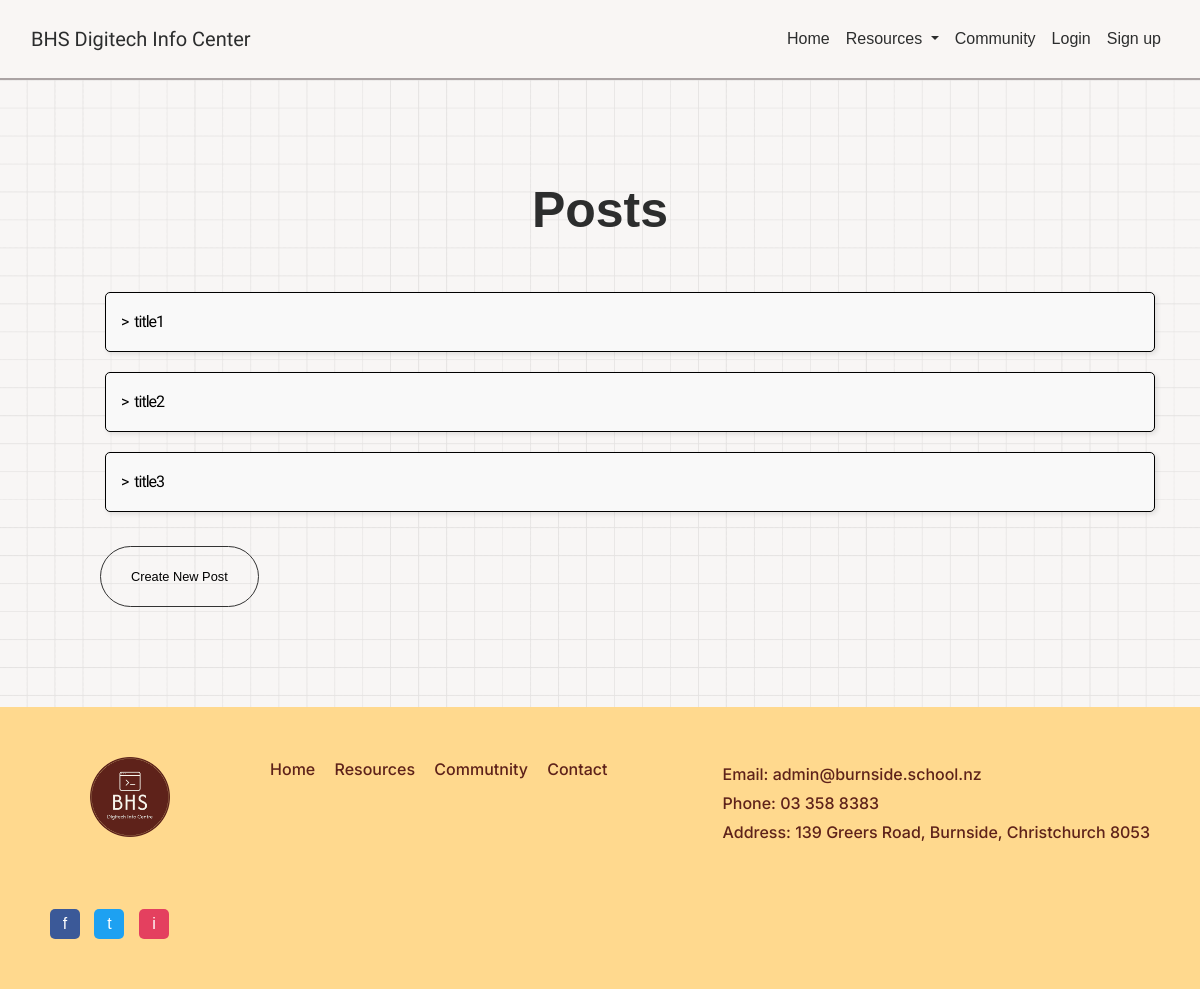
Screenshot of /forum/home/ with the database file from the repository.
### tables this page shows
CREATE TABLE forum_posts (postID INTEGER PRIMARY KEY, userID INTEGER REFERENCES user (userID), title TEXT, content TEXT, post_date TIMESTAMP DEFAULT (CURRENT_TIMESTAMP));

### website/views.py (the view, shortened to what this page needs)
@views.route('/forum/<id>/', methods=['GET', 'POST'])
def forum(id):
    if id == 'home':
        sql = 'SELECT * FROM forum_posts;'
        posts = query_db(sql)
        if posts:
            return render_template('forumHome.html', posts=posts)
        else:
            return render_template('forumHome.html', posts='No posts are currently available')
    elif id == None:
        abort(404)

### website/views.py (called while the page is built)
def query_db(sql, args=(), one=False):
    db = sqlite3.connect('web.db')
    cursor = db.cursor()
    cursor.execute(sql, args)
    results = cursor.fetchall()
    db.commit()
    db.close()
    return (results[0] if results else None) if one else results

### website/templates/forumHome.html
{% extends "base.html" %} {% block title %}Forum board{% endblock %}
{% block content %}
<div class="post">
    <h1 align="center">Posts</h1>
    <br>
    <ul class="list-group list-group-flush">
        {% for post in posts %}
        <a class="post-list" href="{{ url_for('views.forum', id=post[0]) }}">
            <li class="post-list-li heading-d">>&nbsp; {{ post[2] }}</li>
        </a>
        {% endfor %}
    </ul>
    <br>
    <a href="{{ url_for('views.createANDedit', action='create', subject='post') }}">
        <button type="button" class="create-post-btn button a">Create New Post</button>
    </a>
</div>
{% endblock %}

### website/static/styles.css (style rules this page uses)
body { background-image: url('../static/img/grid.png'); background-repeat: repeat center center; -webkit-background-size: cover; -moz-background-size: cover; -o-background-size: cover; background-size: 100vw; background-color: #F8F6F5; font-family: Arial, sans-serif; margin: 0; padding: 0; overflow-x: hidden; color: #2C2D2D; margin-top: 80px; }
.post { margin: 100px 0; }
.post ul { margin-top: 10px; margin-left: 60px; list-style-type: none; }
.post-list { color: black; text-decoration: none; line-height: 28px; }
.post-list-li { border: 1px solid black; padding: 15px; margin: 10px 0; border-radius: 5px; box-shadow: 2px 2px 5px rgba(0,0,0,0.1); background-color: #f9f9f9; }
.create-post-btn { padding: 20px 30px; margin-left: 55px; border: 1px solid #333; border-radius: 40px; background-color: transparent; cursor: pointer; font-size: 0.8em; }
h1 { font-size: 50px; font-weight: bolder; }
.heading-d { font-family: "Courier Prime", monospace; font-weight: 400; font-style: normal; letter-spacing: -1px; }

### rows the page displays
forum_posts: title "title1"
forum_posts: title "title2"
forum_posts: title "title3"
